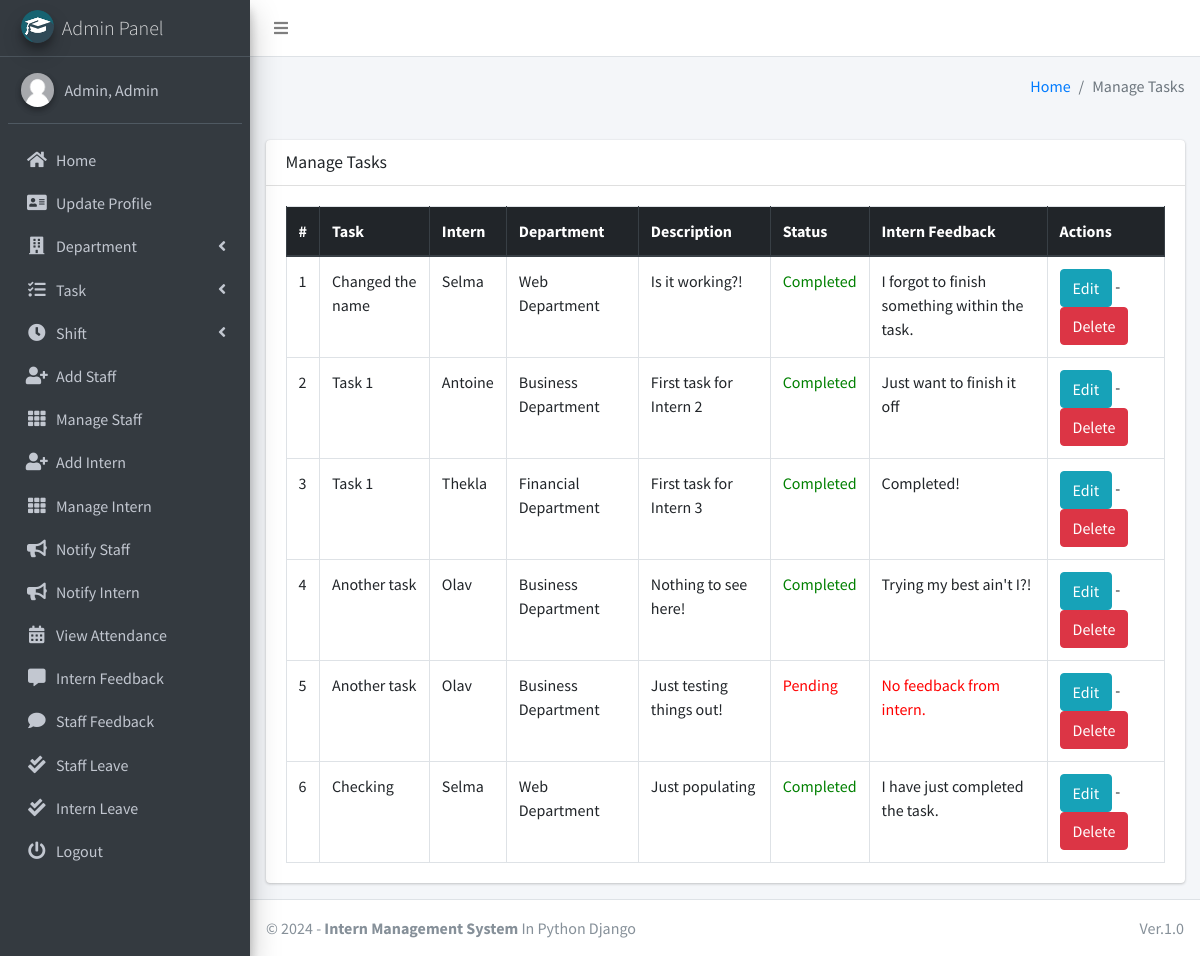
/task/manage/ (signed in), run on the app's committed database.
### main_app/models.py (models this page shows, shortened)
class CustomUser(AbstractUser):
    USER_TYPE = ((1, "HOD"), (2, "Staff"), (3, "Intern"))
    GENDER = [("M", "Male"), ("F", "Female")]
    username = None  # Removed username, using email instead
    email = models.EmailField(unique=True)
    user_type = models.CharField(default=1, choices=USER_TYPE, max_length=1)
    gender = models.CharField(max_length=1, choices=GENDER)
    profile_pic = models.ImageField()
    address = models.TextField()
    fcm_token = models.TextField(default="")  # For firebase notifications
    created_at = models.DateTimeField(auto_now_add=True)
    updated_at = models.DateTimeField(auto_now=True)
    USERNAME_FIELD = "email"
    REQUIRED_FIELDS = []
    objects = CustomUserManager()
    def __str__(self):
        return self.last_name + ", " + self.first_name

class Task(models.Model):
    name = models.CharField(max_length=120)
    intern = models.ForeignKey(Intern, on_delete=models.CASCADE, null = True)
    department = models.ForeignKey(Department, on_delete=models.CASCADE, null=True)
    description = models.TextField(blank=True)
    completed = models.BooleanField(default=False)
    intern_feedback = models.TextField(blank=True)
    updated_at = models.DateTimeField(auto_now=True)
    created_at = models.DateTimeField(auto_now_add=True)

class Intern(models.Model):
    admin = models.OneToOneField(CustomUser, on_delete=models.CASCADE)
    department = models.ForeignKey(Department, on_delete=models.DO_NOTHING, null=True, blank=False)
    shift = models.ForeignKey(Shift, on_delete=models.DO_NOTHING, null=True)
    staff = models.ForeignKey(Staff, on_delete=models.DO_NOTHING, null=True, blank=False)

class Department(models.Model):
    name = models.CharField(max_length=120)
    created_at = models.DateTimeField(auto_now_add=True)
    updated_at = models.DateTimeField(auto_now=True)

### main_app/hod_views.py (the view)
# urls.py: path("task/manage/", hod_views.manage_task, name='manage_task'),
def manage_task(request):
    tasks = Task.objects.all()
    context = {
        'tasks': tasks,
        'page_title': 'Manage Tasks'
    }
    return render(request, "hod_template/manage_task.html", context)

### main_app/templates/hod_template/manage_task.html (shortened to what this page needs)
{% extends 'main_app/base.html' %}
{% load static %}
{% block content %}
<section class="content">
    <div class="container-fluid">
        <div class="row">
            <div class="col-md-12">
                <div class="card">
                    <div class="card-header">
                        <h3 class="card-title">{{page_title}}</h3>
                    </div>
                    <div class="card-body">
                        <table id="example2" class="table table-bordered table-hover">
                            <thead class="thead-dark">
                                <tr>
                                    <th>#</th>
                                    <th>Task</th>
                                    <th>Intern</th>
                                    <th>Department</th>
                                    <th>Description</th>
                                    <th>Status</th>
                                    <th>Intern Feedback</th>
                                    <th>Actions</th>
                                </tr>
                            </thead>
                            <tbody>
                                {% for task in tasks %}
                                <tr>
                                    <td>{{ forloop.counter }}</td>
                                    <td>{{task.name}}</td>
                                    <td>{{ task.intern.admin.first_name}}</td>
                                    <td>{{task.department.name}}</td>
                                    <td>{{task.description|truncatechars:200}}</td>
                                    <td>
                                    {% if task.completed %}
                                        <span style='color:green'>Completed</span>
                                    {% else %}
                                        <span style='color:red'>Pending</span>
                                    {% endif %}
                                    </td>
                                    {% if task.intern_feedback == ""%}
                                        <td style='color:red'>No feedback from intern.</td>
                                    {% else %}
                                        <td>{{task.intern_feedback}}</td>
                                    {% endif %}
                                    <td>
                                        <a href="{% url 'staff_edit_task' task.id %}" class="btn btn-info">Edit</a> -
                                        <a href="{% url 'delete_task' task.id %}" onclick="return confirm('Are you sure you want to delete this ?')" class="btn btn-danger">Delete</a>
                                    </td>
                                </tr>
                                {% endfor %}
                            </tbody>
                        </table>
                    </div>
                </div>
            </div>
        </div>
    </div>
</section>
{% endblock content %}

### main_app/templates/main_app/sidebar_template.html (shortened to what this page needs)
{% load static %}
<aside class="main-sidebar sidebar-dark-info elevation-4">
    {% if request.user.user_type == '1' %}
    <a href="{% url 'admin_home' %}" class="brand-link">
        <img src="{% static 'dist/img/cmsl.png' %} " alt="AdminLTE Logo"
            class="brand-image img-circle elevation-3" >
        <span class="brand-text font-weight-light">Admin Panel</span>
    </a>
    <div class="sidebar">
        <div class="user-panel mt-3 pb-3 mb-3 d-flex">
            <div class="image">
                <img src="{{ request.user.profile_pic}}" class="img-circle elevation-2" alt="User Image">
            </div>
            <div class="info">
                <a href="#" class="d-block">{{user}}</a>
            </div>
        </div>
        <nav class="mt-2">
            <ul class="nav nav-pills nav-sidebar flex-column" data-widget="treeview" role="menu" data-accordion="false">
                <li class="nav-item">
                    {% url 'admin_home' as admin_home %}
                    <a href="{{admin_home}}" class="nav-link {% if admin_home == request.path %} active {% endif %}">
                        <i class="nav-icon fas fa-home"></i>
                        <p>
                            Home
                        </p>
                    </a>
                </li>
                <li class="nav-item">
                    {% url 'admin_view_profile' as admin_view_profile %}
                    <a href="{{admin_view_profile}}"
                        class="nav-link {% if admin_view_profile == request.path %} active {% endif %}">
                        <i class="nav-icon fas fa-address-card"></i>
                        <p>
                            Update Profile
                        </p>
                    </a>
                </li>
                <li class="nav-item has-treeview">
                    <a href="#" class="nav-link">
                        <i class="nav-icon fas fa-building"></i>
                        <p>
                            Department
                            <i class="fas fa-angle-left right"></i>
                        </p>
                    </a>
                </li>
                <li class="nav-item has-treeview">
                    <a href="#" class="nav-link">
                        <i class="nav-icon fas fa-tasks"></i>
                        <p>
                            Task
                            <i class="fas fa-angle-left right"></i>
                        </p>
                    </a>
                </li>
                <li class="nav-item has-treeview">
                    <a href="#" class="nav-link">
                        <i class="nav-icon fas fa-clock"></i>
                        <p>
                            Shift
                            <i class="fas fa-angle-left right"></i>
                        </p>
                    </a>
                </li>
                <li class="nav-item">
                    {% url 'add_staff' as add_staff %}
                    <a href="{{add_staff}}" class="nav-link {% if add_staff == request.path %} active {% endif %}">
                        <i class="nav-icon fas fa-user-plus"></i>
                        <p>
                            Add Staff
                        </p>
                    </a>
                </li>
                <li class="nav-item">
                    {% url 'manage_staff' as manage_staff %}
                    {% url 'edit_staff' staff_id as edit_staff %}
                    <a href="{{manage_staff}}"
                        class="nav-link {% if manage_staff == request.path or request.path == edit_staff %} active {% endif %}">
                        <i class="nav-icon fas fa-th"></i>
                        <p>
                            Manage Staff
                        </p>
                    </a>
                </li>
                <li class="nav-item">
                    {% url 'add_intern' as add_intern%}
                    <a href="{{add_intern}}" class="nav-link  {% if add_intern == request.path %} active {% endif %}">
                        <i class="nav-icon fas fa-user-plus"></i>
                        <p>
                            Add Intern
                        </p>
                    </a>
                </li>
                <li class="nav-item">
                    {% url 'manage_intern' as manage_intern %}
                    {% url 'edit_intern' intern_id as edit_intern %}
                    <a href="{{manage_intern}}"
                        class="nav-link  {% if edit_intern == request.path or manage_intern == request.path %} active {% endif %}">
                        <i class="nav-icon fas fa-th"></i>
                        <p>
                            Manage Intern
                        </p>
                    </a>
                </li>
                <li class="nav-item">
                    {% url 'admin_notify_staff' as admin_notify_staff %}
                    <a href="{{admin_notify_staff}}"
                        class="nav-link {% if admin_notify_staff == request.path %} active {% endif %}">
                        <i class="nav-icon fas fa-bullhorn"></i>
                        <p>
                            Notify Staff
                        </p>
                    </a>
                </li>
                <li class="nav-item">
                    {% url 'admin_notify_intern' as admin_notify_intern %}
                    <a href="{{admin_notify_intern}}"
                        class="nav-link {% if admin_notify_intern == request.path %} active {% endif %}">
                        <i class="nav-icon fas fa-bullhorn"></i>
                        <p>
                            Notify Intern
                        </p>
                    </a>
                </li>
                <li class="nav-item">
                    {% url 'admin_view_attendance' as admin_view_attendance %}
                <li class="nav-item">
                    <a href="{{admin_view_attendance}}"
                        class="nav-link  {% if admin_view_attendance == request.path %} active {% endif %}">
                        <i class="nav-icon fas fa-calendar-alt"></i>
                        <p>
                            View Attendance
                        </p>
                    </a>
                </li>
                <li class="nav-item">
                    {% url 'intern_feedback_message' as intern_feedback_message %}
                    <a href="{{ intern_feedback_message }}"
                        class="nav-link  {% if intern_feedback_message == request.path %} active {% endif %}">
                        <i class="nav-icon fas fa-comment-alt"></i>
                        <p>
                            Intern Feedback
                        </p>
                    </a>
                </li>
                <li class="nav-item">
                    {% url 'staff_feedback_message' as staff_feedback_message %}
                    <a href="{{staff_feedback_message}}"
                        class="nav-link   {% if staff_feedback_message == request.path %} active {% endif %}">
                        <i class="nav-icon fas fa-comment"></i>
                        <p>
                            Staff Feedback
                        </p>
                    </a>
                </li>
                <li class="nav-item">
                    {% url 'view_staff_leave' as view_staff_leave %}
                    <a href="{{view_staff_leave}}"
                        class="nav-link  {% if view_staff_leave == request.path %} active {% endif %}">
                        <i class="nav-icon fas fa-check-double"></i>
                        <p>
                            Staff Leave
                        </p>
                    </a>
                </li>
                <li class="nav-item">
                    {% url 'view_intern_leave' as view_intern_leave %}
                    <a href="{% url 'view_intern_leave' %}"
                        class="nav-link  {% if view_intern_leave == request.path %} active {% endif %}">
                        <i class="nav-icon fas fa-check-double"></i>
                        <p>
                            Intern Leave
                        </p>
                    </a>
                </li>
                                        {% endif %}
                                        <li class="nav-item">
                                            <a href="{% url 'user_logout' %}"
                                                onclick="return confirm('Your shift would be terminated.\n\nProceed?')"
                                                class="nav-link">
                                                <i class="nav-icon fas fa-power-off"></i>
                                                <p>
                                                    Logout
                                                </p>
                                            </a>
                                        </li>
                                    </ul>
                                </nav>
                            </div>
</aside>

### data on the page
CustomUser: user.profile_pic (placeholder picture), last_name+first_name "Admin, Admin"
Task: name "Changed the name", intern.admin.first_name "Selma", department.name "Web Department", description "Is it working?!", completed "Completed", intern_feedback "I forgot to finish something within the task."
Task: name "Task 1", intern.admin.first_name "Antoine", department.name "Business Department", description "First task for Intern 2", completed "Completed", intern_feedback "Just want to finish it off"
Task: name "Task 1", intern.admin.first_name "Thekla", department.name "Financial Department", description "First task for Intern 3", completed "Completed", intern_feedback "Completed!"
Task: name "Another task", intern.admin.first_name "Olav", department.name "Business Department", description "Nothing to see here!", completed "Completed", intern_feedback "Trying my best ain't I?!"
Task: name "Another task", intern.admin.first_name "Olav", department.name "Business Department", description "Just testing things out!", completed "Pending", intern_feedback "No feedback from intern."
Task: name "Checking", intern.admin.first_name "Selma", department.name "Web Department", description "Just populating", completed "Completed", intern_feedback "I have just completed the task."

### other printed values
{{ page_title }} "Manage Tasks"
